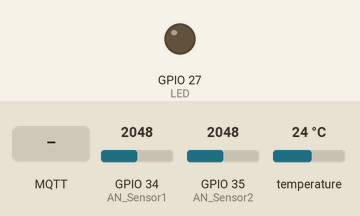
Simulated run of this program. Board: ESP32. Shown: output pins drawn as LEDs (lit = HIGH). Dashed ring = blinking. The inputs (shaded band) are chosen by the test bench; at power-on: GPIO 34 (AN_Sensor1) = 2048, GPIO 35 (AN_Sensor2) = 2048, temperature 24 °C (analog values on the 0–4095 scale). WiFi joins after 1.5 s; servers stay silent unless stated; no MQTT or app messages arrive unless stated; what the program prints to the serial monitor is not drawn.

Above: at 0.0 s.
At 2.7 s:
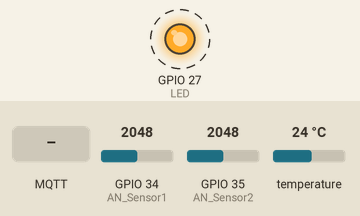
2.8 s: MQTT message "1" arrives on the first subscribed topic
5.1 s: MQTT message "on" arrives on the first subscribed topic
7.1 s: MQTT message "off" arrives on the first subscribed topic
Timing chart, 0 to 15.2 s (numbered marks = the images above; inputs shaded):
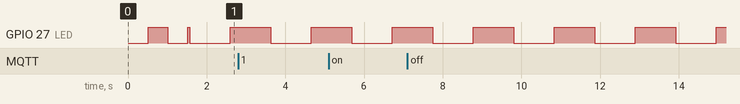

The program:

main.cpp
```cpp
#include <Arduino.h>
#include <ArduinoJson.h>
#include <WiFi.h>
#include <PubSubClient.h>
#include <OneWire.h>
#include <DallasTemperature.h>

#define LED         27
#define AN_Sensor1  34
#define AN_Sensor2  35
#define ONEWIRE     25

// https://www.esp32.com/viewtopic.php?t=13053

uint8_t temprature_sens_read();
void setup_wifi();
void callback(char* topic, byte* message, unsigned int length);
void readAnalogValues();

const char* clientName = CLIENT_NAME;
const char* topicInput = TOPIC_INPUT;
const char* topicOutput = TOPIC_OUTPUT;
const char* ssid = WIFI_SSID;
const char* password = WIFI_PASSWORD;
const char* mqtt_server = MQTT_SERVER;
const char* mqtt_user = MQTT_USERNAME;
const char* mqtt_passwd = MQTT_PASSWORD;
const int adcAt4mA = ADC_AT4MA;
const int adcAt20mA = ADC_AT20MA;
const int sensorMin = ADC_MIN;                      // 0 bar
const int sensorMax = ADC_MAX;                   // 1000 bar
const uint8_t numReadings = 16;
const uint8_t numSensors = 4;
uint32_t readings[numSensors][numReadings];   // multi-dimensional readings from analog input
uint32_t readIndex = 0;                       // the index of the current reading
uint32_t total[numSensors] = {0};             // the running total
uint32_t average = 0;                         // the average

// interval to stabilize analog input smoothing readings
// ADC1 Channel read time ~9.5µs per sample --> 64 readings x 9.5 = 608 µs = .608 ms
uint8_t numReadingsInterval = 2;
uint32_t numReadingsStart = 0;

WiFiClient espClient;
PubSubClient client(espClient);

OneWire oneWire(ONEWIRE);
DallasTemperature sensors(&oneWire);
int numberOfDevices;
DeviceAddress tempDeviceAddress;

long lastMsg = 0;
char msg[50];
int value = 0;
int sensor1value = 0;
int sensor2value = 0;
bool ledOn = false;

void setup() {
  Serial.begin(115200);

  pinMode(LED, OUTPUT);

  analogReadResolution(12);
  analogSetWidth(12);
  analogSetAttenuation(ADC_11db);
  adcAttachPin(AN_Sensor1);
  adcAttachPin(AN_Sensor2);

  // initialize all the readings to 0
  for (uint8_t thisReading = 0; thisReading < numReadings; thisReading++) {
    for ( uint8_t j = 0; j < numSensors; j++)  readings[j][thisReading] = 0;
  }

  setup_wifi();

  client.setServer(mqtt_server, 1883);
  client.setCallback(callback);

  numberOfDevices = sensors.getDeviceCount();
}

void setup_wifi() {
  delay(10);
  // We start by connecting to a WiFi network
  Serial.println();
  Serial.print("Connecting to ");
  Serial.println(ssid);

  WiFi.begin(ssid, password);

  while (WiFi.status() != WL_CONNECTED) {
    delay(500);
    Serial.print(".");

    if (ledOn) {
      digitalWrite (LED, LOW);
      ledOn = false;
    } else {
      digitalWrite (LED, HIGH);
      ledOn = true;
    }
  }

  digitalWrite (LED, HIGH);
  ledOn = true;

  Serial.println("");
  Serial.println("WiFi connected");
  Serial.print("IP address: ");
  Serial.println(WiFi.localIP());
}

void callback(char* topic, byte* message, unsigned int length) {
  Serial.print("Message arrived on topic: ");
  Serial.print(topic);
  Serial.print(". Message: ");
  String messageTemp;

  for (int i = 0; i < length; i++) {
    Serial.print((char)message[i]);
    messageTemp += (char)message[i];
  }
  Serial.println();
}

void reconnect() {
  // Loop until we're reconnected
  while (!client.connected()) {
    digitalWrite (LED, HIGH);
    Serial.print("Attempting MQTT connection...");
    // Attempt to connect
    if (client.connect(clientName, mqtt_user, mqtt_passwd)) {
    //if (client.connect(clientName)) {
      Serial.println("connected");
      digitalWrite (LED, LOW);
      // Subscribe
      client.subscribe(topicInput);
    } else {
      Serial.print("failed, rc=");
      Serial.print(client.state());
      Serial.println(" try again in 5 seconds");
      // Wait 5 seconds before retrying
      delay(5000);
    }
  }
}

void readAnalogValues() {
  // Read the sensor
  uint16_t sensor1 = analogRead(AN_Sensor1);
  uint16_t sensor2 = analogRead(AN_Sensor2);
  uint16_t inputPin[numSensors] = { sensor1, sensor2 };

  for (uint8_t ai = 0; ai < numSensors ; ai++) {
    total[ai] = total[ai] - readings[ai][readIndex];  // remove previous value from total
    readings[ai][readIndex] = inputPin[ai];           // store current value
    total[ai] = total[ai] + readings[ai][readIndex];  // add current to total
  }

  // advance index or loop around
  readIndex = readIndex + 1;
  if (readIndex >= numReadings) {
    readIndex = 0;
  }

  // calculate average from total
  sensor1value = total[0] / numReadings;
  sensor2value = total[1] / numReadings;
}

void loop() {
  if (!client.connected()) {
    reconnect();
  }

  client.loop();

  int hall = hallRead();
  // temperature sensor is not present
  //float temp = (temperatureRead() - 32 ) / 1.8;

  if (millis() - numReadingsStart >= numReadingsInterval * numReadings) {
    numReadingsStart = millis();
    readAnalogValues();
  }

  long now = millis();
  if (now - lastMsg >= 1000) {
    // led is on every other second
    ledOn = !ledOn;

    if (ledOn) {
      digitalWrite (LED, HIGH);
    } else {
      digitalWrite (LED, LOW);
    }

    //Serial.println("Temp: " + String(temp) + "C, hall: " + String(hall) + "C, S1: " + String(sensor1value) + "V, S2: " + String(sensor2value) + "V");
    //Serial.println("Hall: " + String(hall) + "C, S1: " + String(sensor1value) + ", " + String(sensor1Pressure) + " bar, S2: " + String(sensor2value) + ", " + String(sensor1Pressure) + " bar, [" + String(adcAt4mA) + ", " + String(adcAt20mA) + "]");

    lastMsg = now;
    //char tempString[8];
    //dtostrf(temp, 1, 2, tempString);

    char sensor1rawString[8];
    dtostrf(sensor1value, 1, 2, sensor1rawString);

    char sensor2rawString[8];
    dtostrf(sensor2value, 1, 2, sensor2rawString);

    char hallString[8];
    dtostrf(hall, 1, 2, hallString);

    DynamicJsonDocument json(300);

    json["hall"] = hallString;
    json["s1raw"] = sensor1rawString;
    json["s2raw"] = sensor2rawString;

    sensors.requestTemperatures();
    for(int i=0; i < numberOfDevices; i++) {
      if (sensors.getAddress(tempDeviceAddress, i)) {
        //float tempC = sensors.getTempC(tempDeviceAddress);
        json["temp" + i] = sensors.getTempC(tempDeviceAddress);
      }
    }

    char buffer[100];
    size_t n = serializeJson(json, buffer);

    if (client.publish(topicOutput, buffer, n) != true) {
      Serial.println("Error sending message");
    }
  }

  // no need to run too fast
  delay(50);
}
```

Measured:
- by itself, GPIO 27 (LED): alternates HIGH for 1.0 s and LOW for 1.0 s
